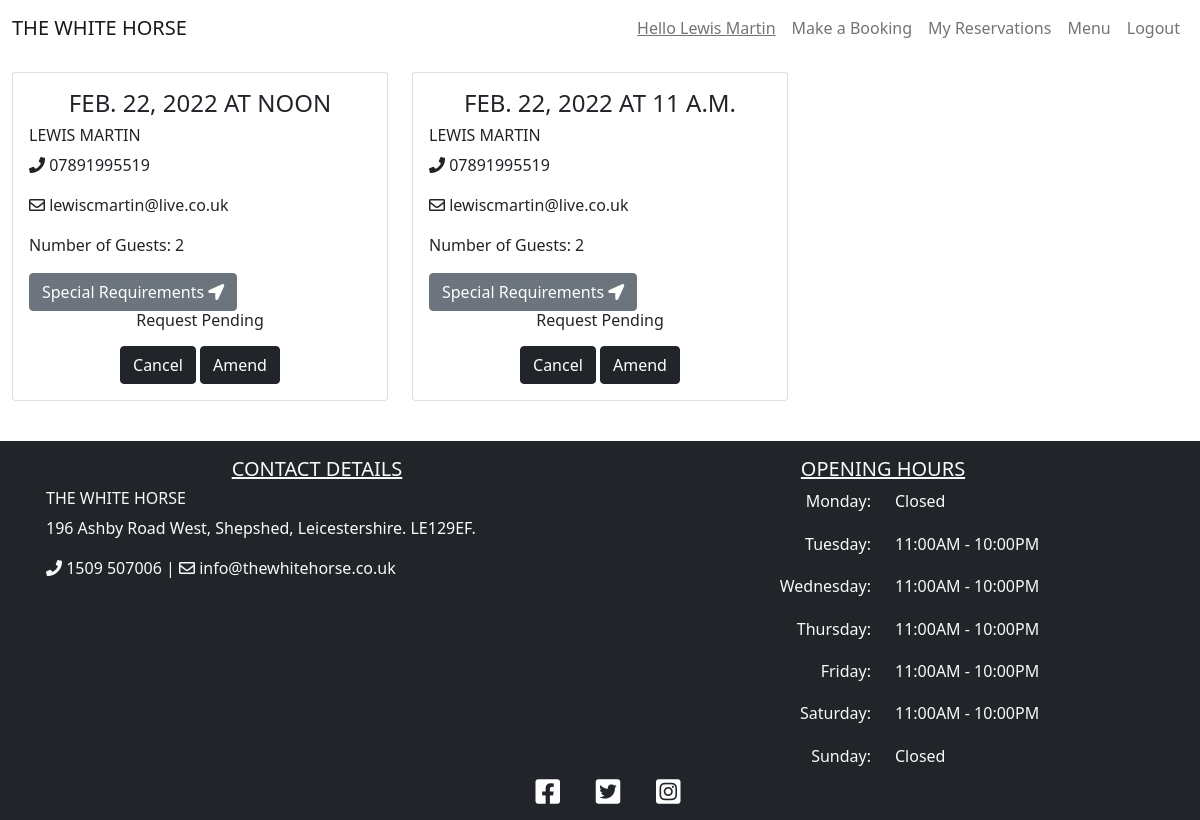
The app's page /reservations (signed in) with its own data.
### booking/models.py (models this page shows, shortened)
class Booking(models.Model):
    user = models.ForeignKey(User, on_delete=models.CASCADE)
    lead = models.CharField(max_length=200, blank=False)
    email = models.CharField(max_length=200, blank=False)
    phoneNumberRegex = RegexValidator(regex=r'^\+?1?\d{9,15}$')
    mobile = models.CharField(
        validators=[phoneNumberRegex], max_length=16, blank=False
        )
    date = models.DateField(blank=False)
    time = models.TimeField(blank=False)
    notes = models.TextField(max_length=200)
    guests = models.PositiveIntegerField(blank=False)
    status = models.IntegerField(choices=STATUS, default=0)
    class Meta:
        ordering = ['-date']
        constraints = [
            models.UniqueConstraint(
                fields=['user', 'date', 'time'], name='unique_booking'
            ), ]

### booking/views.py (the view)
# urls.py: path('reservations', views.ReservationList.as_view(), name='reservations'),
class ReservationList(generic.ListView):
    model = Booking
    def sort(self, reservations):
        for reservation in reservations:
            if reservation.date < datetime.date.today():
                reservation.delete()
                return reservations
    def get(self, request, *args, **kwargs):
        if request.user.is_authenticated:
            reservations = Booking.objects.filter(user=request.user)
            self.sort(reservations)
            return render(
                request, 'reservations.html',
                {
                    'reservations': reservations,
                },
            )
        else:
            return redirect(reverse("account_login"))

### booking/mapbox_context_processor.py (called while the page is built)
def mapbox_renderer(request):
    return {
       'mapbox_token': settings.MAPBOX_TOKEN
    }

### templates/reservations.html (shortened to what this page needs)
{% extends "base.html" %}
{% block content %}
{% if not reservations %}
<div class="container mb-3">
    <div class="row">
        <div class="col-lg-12 text-center">
            <h4 class="page-heading">Reservations</h4>
            <p>It looks like you have no upcoming reservations.</p>
            <a href="{% url 'booking' %}"><button class="btn btn-dark">Make a Booking</button></a>
        </div>
    </div>
</div>
{% else %}
<div class="container-fluid mb-3">
    <div class="row">
        <div class="col-12 mt-3 left">
            <div class="row">
                {% for reservation in reservations %}
                <div class="col-md-4">
                    <div class="card mb-4">
                        <div class="card-body">
                            <h4 class='card-title text-uppercase text-center'>{{ reservation.date }} at
                                {{ reservation.time }}</h4>
                            <h6 class="text-uppercase">{{ reservation.lead }}</h6>
                            <div class='card-text'>
                                <p><i class="fas fa-phone"></i> {{ reservation.mobile }}</p>
                                <p><i class="far fa-envelope"></i> {{ reservation.email }}</p>
                                <p>Number of Guests: {{ reservation.guests }}</p>
                                <button data-bs-toggle='modal' data-bs-target='#notes' class="btn btn-secondary">Special
                                    Requirements <i class="fas fa-location-arrow"></i></button>
                                <div class='text-center h6'>
                                    {% if reservation.status == 1 %}
                                    <p>Reservation Accepted</p>
                                    {% elif reservation.status == 2 %}
                                    <p>Reservation Declined</p>
                                    {% else %}
                                    <p>Request Pending</p>
                                    {% endif %}
                                </div>
                            </div>
                            <div class='text-center'>
                                <button data-bs-toggle='modal' data-bs-target='#cancel' class="btn btn-dark">Cancel</button>
                                <a href="/amend/{{ reservation.id }}"><button class="btn btn-dark">Amend</button></a>
                            </div>
                        </div>
                    </div>
                </div>
                    {% endfor %}
                </div>
        </div>
    </div>
</div>
{% endif %}
{% endblock %}

### templates/base.html (shortened to what this page needs)
{% load static %}
<!DOCTYPE html>
<html lang="en">
<head>
    <link rel="stylesheet" href="https://cdnjs.cloudflare.com/ajax/libs/font-awesome/5.15.3/css/all.min.css">
    <link href="https://cdn.jsdelivr.net/npm/bootstrap@5.0.1/dist/css/bootstrap.min.css" rel="stylesheet"
>
    <link href='https://api.mapbox.com/mapbox-gl-js/v2.3.1/mapbox-gl.css' rel='stylesheet' />
    <link rel="stylesheet" href="{% static 'css/style.css' %}">
</head>
<body class="site">
    <header>
        <nav class="navbar sticky-top navbar-expand-lg navbar-light">
            <div class="container-fluid">
                <a class="navbar-brand text-uppercase" href="{% url 'index' %}">The White Horse</a>
                <div class="collapse navbar-collapse" id="navbarNav">
                    <ul class="navbar-nav ms-auto">
                        {% if user.is_authenticated %}
                        <li class="nav-item">
                            <a class="nav-link" href="{% url 'index' %}"><u>Hello {{ user.first_name }} {{ user.last_name }}</u></a>
                        </li>
                        <li class="nav-item">
                            <a class="nav-link" href="{% url 'booking' %}">Make a Booking</a>
                        </li>
                        <li class="nav-item">
                            <a class="nav-link" href="{% url 'reservations' %}">My Reservations</a>
                        </li>
                        {% else %}
                        <li class="nav-item">
                            <a class="nav-link" href="{% url 'account_signup' %}">Make a Booking</a>
                        </li>
                        {% endif %}
                        <li class="nav-item">
                            <a class="nav-link" href="#">Menu</a>
                        </li>
                        {% if user.is_authenticated %}
                        <li class="nav-item">
                            <a class="nav-link" href="{% url 'account_logout' %}">Logout</a>
                        </li>
                        {% endif %}
                    </ul>
                </div>
            </div>
        </nav>
    </header>
    <main class="site-content">
        {% block content %}
        {% endblock content %}
    </main>
    <footer class="footer bg-dark text-light text-lg-start text-center">
        <div class="container p-3">
            <div class="row">
                <div class="col-lg-6 col-md-12 mb-4 mb-md-0">
                    <h5 class="text-uppercase text-center"><u>Contact Details</u></h5>
                    <h6 class="text-uppercase">The White Horse</h6>
                    <p>
                        196 Ashby Road West, Shepshed, Leicestershire. LE129EF.
                    </p>
                    <p>
                        <i class="fas fa-phone"></i> 1509 507006 | <i class="far fa-envelope"></i> info@thewhitehorse.co.uk
                    </p>
                    <div class="row p-1">
                        <div id='map'></div>
                    </div>
                </div>
                <div class="col-lg-6 col-md-12 mb-4 mb-md-0">
                    <h5 class="text-uppercase text-center"><u>Opening Hours</u></h5>
                    <div class="row hours-outer">
                        <div class="col hours-inner">
                            <ul class="text-lg-end text-center list-unstyled">
                                <li>
                                    Monday:
                                </li>
                                <li>
                                    Tuesday:
                                </li>
                                <li>
                                    Wednesday:
                                </li>
                                <li>
                                    Thursday:
                                </li>
                                <li>
                                    Friday:
                                </li>
                                <li>
                                    Saturday:
                                </li>
                                <li>
                                    Sunday:
                                </li>
                            </ul>
                        </div>
                        <div class="col hours-inner">
                            <ul class="list-unstyled">
                                <li>
                                    Closed
                                </li>
                                <li>
                                    11:00AM - 10:00PM
                                </li>
                                <li>
                                    11:00AM - 10:00PM
                                </li>
                                <li>
                                    11:00AM - 10:00PM
                                </li>
                                <li>
                                    11:00AM - 10:00PM
                                </li>
                                <li>
                                    11:00AM - 10:00PM
                                </li>
                                <li>
                                    Closed
                                </li>
                            </ul>
                        </div>
                    </div>
                </div>
            </div>
        </div>
        <div class="text-center">
            <a href="https://en-gb.facebook.com/" target="_blank" rel="noopener" class="badge badge-light"
                aria-label="visit our Facebook page (opens in a new tab)"><i
                    class="fab fa-facebook-square ms-3 h3"></i></a>
            <a href="https://twitter.com/" target="_blank" rel="noopener" class="badge badge-light"
                aria-label="visit our Twitter page (opens in a new tab)"><i
                    class="fab fa-twitter-square ms-3 h3"></i></a>
            <a href="https://www.instagram.com/" target="_blank" rel="noopener" class="badge badge-light"
                aria-label="visit our Instagram page (opens in a new tab)"><i
                    class="fab fa-instagram-square ms-3 h3"></i></a>
        </div>
    </footer>
</body>
</html>

### static/css/style.css (style rules this page uses)
body { background-color: white; }
header { background-color: white; }
.site { display: flex; min-height: 100vh; flex-direction: column; }
.site-content { flex: 1; width: 100%; height: 100%; }
#map { width: 100%; height: 150px; border-radius: 25px; }
.hours-outer { height: 100%; }
.hours-inner ul { height: 100%; display: flex; flex-direction: column; }
.hours-inner li { flex: 1; }

### records on screen
Booking: date "FEB. 22, 2022", time "NOON", lead "LEWIS MARTIN", mobile "07891995519", email "lewiscmartin@live.co.uk", guests "2", status "Request Pending"
Booking: date "FEB. 22, 2022", time "11 A.M.", lead "LEWIS MARTIN", mobile "07891995519", email "lewiscmartin@live.co.uk", guests "2", status "Request Pending"

### other values on screen
{{ user.first_name }} "Lewis"
{{ user.last_name }} "Martin"
